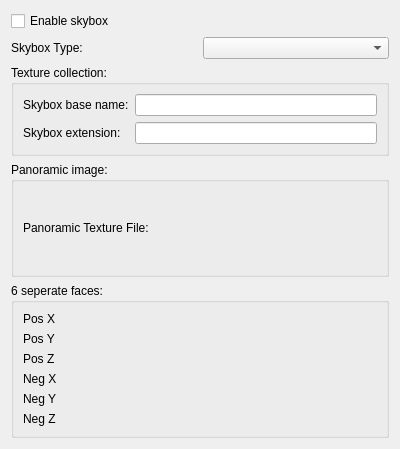
<?xml version="1.0" encoding="UTF-8"?>
<ui version="4.0">
 <class>SkyboxRenderingSettingsWidget</class>
 <widget class="QWidget" name="SkyboxRenderingSettingsWidget">
  <property name="geometry">
   <rect>
    <x>0</x>
    <y>0</y>
    <width>400</width>
    <height>449</height>
   </rect>
  </property>
  <layout class="QGridLayout" name="gridLayout_2">
   <item row="1" column="0">
    <widget class="QGroupBox" name="panoramicTextureGroupBox">
     <property name="title">
      <string>Panoramic image:</string>
     </property>
     <layout class="QGridLayout" name="gridLayout_4">
      <item row="0" column="0">
       <layout class="QGridLayout" name="hdrTextureLayout">
        <item row="0" column="0">
         <widget class="QLabel" name="label_4">
          <property name="text">
           <string>Panoramic Texture File:</string>
          </property>
         </widget>
        </item>
        <item row="0" column="1">
         <widget class="QgsImageSourceLineEdit" name="panoramicTextureImageSource" native="true"/>
        </item>
       </layout>
      </item>
     </layout>
    </widget>
   </item>
   <item row="2" column="0">
    <widget class="QGroupBox" name="faceTexturesGroupBox">
     <property name="title">
      <string>6 seperate faces:</string>
     </property>
     <layout class="QGridLayout" name="gridLayout_5">
      <item row="0" column="0">
       <layout class="QGridLayout" name="faceTexturesLayout">
        <item row="0" column="0">
         <widget class="QLabel" name="label_5">
          <property name="text">
           <string>Pos X</string>
          </property>
         </widget>
        </item>
        <item row="4" column="0">
         <widget class="QLabel" name="label_9">
          <property name="text">
           <string>Neg Y</string>
          </property>
         </widget>
        </item>
        <item row="1" column="0">
         <widget class="QLabel" name="label_6">
          <property name="text">
           <string>Pos Y</string>
          </property>
         </widget>
        </item>
        <item row="2" column="0">
         <widget class="QLabel" name="label_7">
          <property name="text">
           <string>Pos Z</string>
          </property>
         </widget>
        </item>
        <item row="5" column="0">
         <widget class="QLabel" name="label_10">
          <property name="text">
           <string>Neg Z</string>
          </property>
         </widget>
        </item>
        <item row="3" column="0">
         <widget class="QLabel" name="label_8">
          <property name="text">
           <string>Neg X</string>
          </property>
         </widget>
        </item>
        <item row="0" column="1">
         <widget class="QgsImageSourceLineEdit" name="posXImageSource" native="true"/>
        </item>
        <item row="1" column="1">
         <widget class="QgsImageSourceLineEdit" name="posYImageSource" native="true"/>
        </item>
        <item row="2" column="1">
         <widget class="QgsImageSourceLineEdit" name="posZImageSource" native="true"/>
        </item>
        <item row="3" column="1">
         <widget class="QgsImageSourceLineEdit" name="negXImageSource" native="true"/>
        </item>
        <item row="4" column="1">
         <widget class="QgsImageSourceLineEdit" name="negYImageSource" native="true"/>
        </item>
        <item row="5" column="1">
         <widget class="QgsImageSourceLineEdit" name="negZImageSource" native="true"/>
        </item>
       </layout>
      </item>
     </layout>
    </widget>
   </item>
   <item row="0" column="0">
    <layout class="QGridLayout" name="gridLayout">
     <item row="5" column="0" colspan="2">
      <widget class="QGroupBox" name="textureCollectionGroupBox">
       <property name="title">
        <string>Texture collection:</string>
       </property>
       <layout class="QGridLayout" name="gridLayout_3">
        <item row="0" column="0">
         <layout class="QGridLayout" name="textureCollectionLayout">
          <item row="1" column="1">
           <widget class="QLineEdit" name="skyboxBaseNameLineEdit"/>
          </item>
          <item row="2" column="1">
           <widget class="QLineEdit" name="skyboxExtensionLineEdit"/>
          </item>
          <item row="2" column="0">
           <widget class="QLabel" name="label_2">
            <property name="text">
             <string>Skybox extension:</string>
            </property>
           </widget>
          </item>
          <item row="1" column="0">
           <widget class="QLabel" name="label">
            <property name="text">
             <string>Skybox base name:</string>
            </property>
           </widget>
          </item>
         </layout>
        </item>
       </layout>
      </widget>
     </item>
     <item row="2" column="0">
      <widget class="QLabel" name="label_3">
       <property name="text">
        <string>Skybox Type:</string>
       </property>
      </widget>
     </item>
     <item row="0" column="0" colspan="2">
      <widget class="QCheckBox" name="skyboxEnabledCheckBox">
       <property name="text">
        <string>Enable skybox</string>
       </property>
      </widget>
     </item>
     <item row="2" column="1">
      <widget class="QComboBox" name="skyboxTypeComboBox"/>
     </item>
    </layout>
   </item>
  </layout>
 </widget>
 <customwidgets>
  <customwidget>
   <class>QgsImageSourceLineEdit</class>
   <extends>QWidget</extends>
   <header>qgsfilecontentsourcelineedit.h</header>
   <container>1</container>
  </customwidget>
 </customwidgets>
 <resources/>
 <connections/>
</ui>
